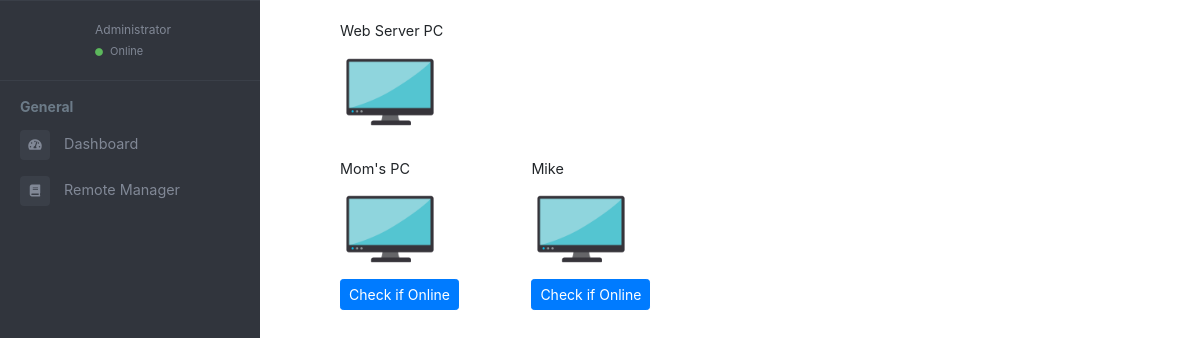
The page /dashboard (signed in) on the database as committed earlier.
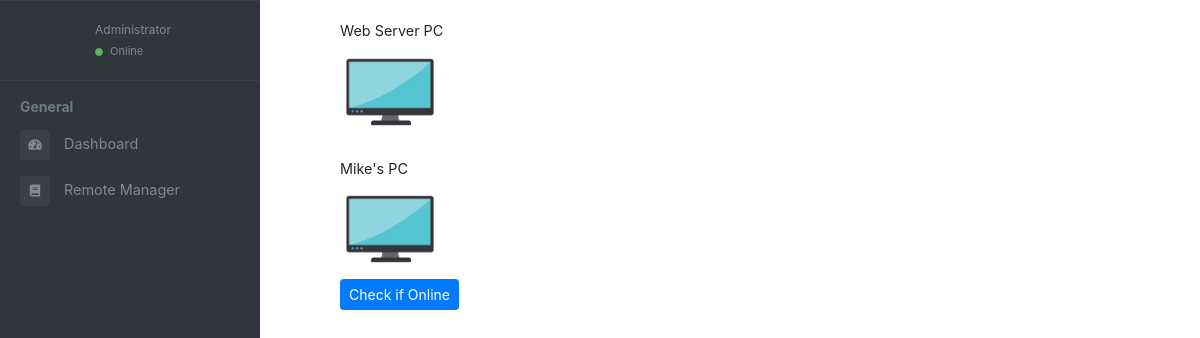
The same page on the database as committed later.
### app/models.py (models this page shows)
class LocalNetwork(db.Model):
    id = db.Column(db.Integer, primary_key=True)
    pc_name = db.Column(db.String(64), index = True)
    ip_addr = db.Column(db.String(64), unique = True)
    port = db.Column(db.Integer)
    date_added = db.Column(db.String(120))

### app/routes.py (the view)
@app.route("/dashboard", methods=["GET"])
@login_required
def dashboard():
    pcs_on_network = LocalNetwork.query.all()
    return render_template("dashboard.html", pcs = pcs_on_network)

### app/models.py (called while the page is built)
@login.user_loader
def load_user(id):
    return User.query.get(int(id))

### app/templates/dashboard.html (shortened to what this page needs)
{%include 'header.html' %}
<body>
    <main class="page-content">
        <ul id="list-inline">
            <li class="list-inline-item">Web Server PC</br><a href="{{ url_for('pc_access', pc_name = 'local', folder ='root') }}"><img
                        src="/static/img/pc_logo.png" width="100" height="100" /></a></li>
        </ul>
        <ul id="list-inline">
            {%for each in pcs%}
                <li class="list-inline-item">{{each.pc_name}}</br>
                    <a href="{{ url_for('pc_access', pc_name = each.id, folder = 'root') }}"><img src="/static/img/pc_logo.png" width="100"
                            height="100" /></a>
                    <form method="POST"  class = "my_form" action = "/getReady/{{each.id}}">
                        <button type="button" value = "{{each.id}}" id ='button' class="btn btn-primary btn-sm"> Check if Online</button>
                    </form>
                </li>
            {%endfor%}
        </ul>
    </main>
</body>

### app/templates/header.html (shortened to what this page needs)
<link href="//maxcdn.bootstrapcdn.com/bootstrap/4.0.0/css/bootstrap.min.css" rel="stylesheet" id="bootstrap-css">
<!DOCTYPE html>
<html lang="en">
<head>
    <link rel="stylesheet" href="https://maxcdn.bootstrapcdn.com/bootstrap/4.0.0/css/bootstrap.min.css"
>
    <link href="https://use.fontawesome.com/releases/v5.0.6/css/all.css" rel="stylesheet">
    <link href="/static/css/home.css" rel="stylesheet">
</head>
<body>
<div class="page-wrapper chiller-theme toggled">
  <nav id="sidebar" class="sidebar-wrapper">
    <div class="sidebar-content">
      <div class="sidebar-header">
        <div class="user-pic">
        </div>
        <div class="user-info">
          <span class="user-role">Administrator</span>
          <span class="user-status">
            <i class="fa fa-circle"></i>
            <span>Online</span>
          </span>
        </div>
      </div>
      <div class="sidebar-menu">
        <ul>
          <li class="header-menu">
            <span>General</span>
          </li>
          <li class="sidebar">
            <a href="{{url_for('dashboard')}}">
              <i class="fa fa-tachometer-alt"></i>
              <span>Dashboard</span>
            </a>
          </li>
          <li>
            <a href="{{url_for('child_node_setup')}}">
              <i class="fa fa-book"></i>
              <span>Remote Manager</span>
            </a>
          </li>
        </ul>
      </div>
    </div>
  </nav>

### app/static/css/home.css (style rules this page uses)
body { font-size: 0.9rem; }
.page-wrapper .sidebar-wrapper, .sidebar-wrapper .sidebar-brand > a, .sidebar-wrapper .sidebar-dropdown > a:after, .sidebar-wrapper .sidebar-menu .sidebar-dropdown .sidebar-submenu li a:before, .sidebar-wrapper ul li a i, .page-wrapper .page-content, .sidebar-wrapper .sidebar-search input.search-menu, .sidebar-wrapper .sidebar-search .input-group-text, .sidebar-wrapper .sidebar-menu ul li a, #show-sidebar, #close-sidebar { -webkit-transition: all 0.3s ease; -moz-transition: all 0.3s ease; -ms-transition: all 0.3s ease; -o-transition: all 0.3s ease; transition: all 0.3s ease; }
.page-wrapper { height: 100vh; }
.page-wrapper.toggled .sidebar-wrapper { left: 0px; }
@media screen and (min-width: 768px) { .page-wrapper.toggled .page-content { padding-left: 300px; } }
.sidebar-wrapper { width: 260px; height: 100%; max-height: 100%; position: fixed; top: 0; left: -300px; z-index: 999; }
.sidebar-wrapper ul { list-style-type: none; padding: 0; margin: 0; }
.sidebar-wrapper a { text-decoration: none; }
.sidebar-content { max-height: calc(100% - 30px); height: calc(100% - 30px); overflow-y: auto; position: relative; }
.sidebar-wrapper .sidebar-header { padding: 20px; overflow: hidden; }
.sidebar-wrapper .sidebar-header .user-pic { float: left; width: 60px; padding: 2px; border-radius: 12px; margin-right: 15px; overflow: hidden; }
.sidebar-wrapper .sidebar-header .user-info { float: left; }
.sidebar-wrapper .sidebar-header .user-info > span { display: block; }
.sidebar-wrapper .sidebar-header .user-info .user-role { font-size: 12px; }
.sidebar-wrapper .sidebar-header .user-info .user-status { font-size: 11px; margin-top: 4px; }
.sidebar-wrapper .sidebar-header .user-info .user-status i { font-size: 8px; margin-right: 4px; color: #5cb85c; }
.sidebar-wrapper .sidebar-menu { padding-bottom: 10px; }
.sidebar-wrapper .sidebar-menu .header-menu span { font-weight: bold; font-size: 14px; padding: 15px 20px 5px 20px; display: inline-block; }
.sidebar-wrapper .sidebar-menu ul li a { display: inline-block; width: 100%; text-decoration: none; position: relative; padding: 8px 30px 8px 20px; }
.sidebar-wrapper .sidebar-menu ul li a i { margin-right: 10px; font-size: 12px; width: 30px; height: 30px; line-height: 30px; text-align: center; border-radius: 4px; }
.page-wrapper .page-content { display: inline-block; width: 100%; padding-left: 0px; padding-top: 20px; }
.page-wrapper .page-content { overflow-x: hidden; }
.chiller-theme .sidebar-wrapper { background: #31353D; }
.chiller-theme .sidebar-wrapper .sidebar-header, .chiller-theme .sidebar-wrapper .sidebar-search, .chiller-theme .sidebar-wrapper .sidebar-menu { border-top: 1px solid #3a3f48; }
.chiller-theme .sidebar-wrapper .sidebar-header .user-info .user-role, .chiller-theme .sidebar-wrapper .sidebar-header .user-info .user-status, .chiller-theme .sidebar-wrapper .sidebar-search input.search-menu, .chiller-theme .sidebar-wrapper .sidebar-search .input-group-text, .chiller-theme .sidebar-wrapper .sidebar-brand>a, .chiller-theme .sidebar-wrapper .sidebar-menu ul li a, .chiller-theme .sidebar-footer>a { color: #818896; }
.chiller-theme .sidebar-wrapper .sidebar-menu ul li:hover>a, .chiller-theme .sidebar-wrapper .sidebar-menu .sidebar-dropdown.active>a, .chiller-theme .sidebar-wrapper .sidebar-header .user-info, .chiller-theme .sidebar-wrapper .sidebar-brand>a:hover, .chiller-theme .sidebar-footer>a:hover i { color: #b8bfce; }
.chiller-theme .sidebar-wrapper .sidebar-menu ul li a i, .chiller-theme .sidebar-wrapper .sidebar-menu .sidebar-dropdown div, .chiller-theme .sidebar-wrapper .sidebar-search input.search-menu, .chiller-theme .sidebar-wrapper .sidebar-search .input-group-text { background: #3a3f48; }
.chiller-theme .sidebar-wrapper .sidebar-menu .header-menu span { color: #6c7b88; }

Rows that differ between the two databases and show on the page:
removed LocalNetwork: pc_name "Mom's PC", {{ each.id }} 4 (drawn)
removed LocalNetwork: pc_name "Mike", {{ each.id }} 5 (drawn)
added LocalNetwork: pc_name "Mike's PC", {{ each.id }} 1 (drawn)
